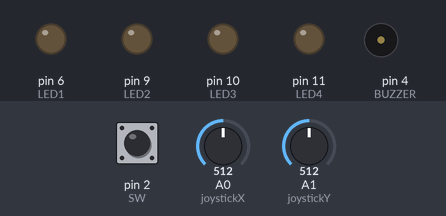
A sketch run on a simulated Arduino Uno, built with avr-gcc and run on an emulated ATmega328P. Shown: output pins drawn as LEDs (lit = HIGH), buzzer (waves = sounding). The test bench sets the inputs (shaded band); at power-on: pin 2 (SW) HIGH, A0 (joystickX) = 512, A1 (joystickY) = 512.

Above: at 1.2 s.
1.3 s: pin 2 (SW) pulled LOW for 1 s
At 2.7 s:
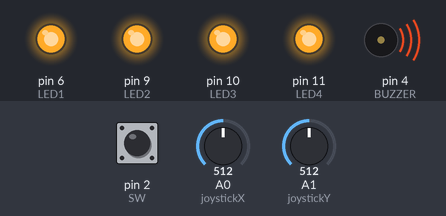
4.4 s: A0 (joystickX) set to 601
5.9 s: A0 (joystickX) set to 631
At 6.9 s:
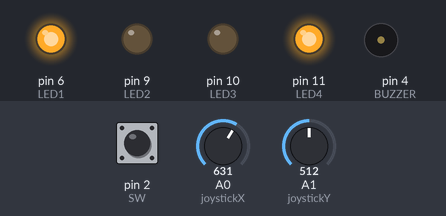
7.4 s: A1 (joystickY) set to 598
8.9 s: A1 (joystickY) set to 622
At 10.1 s:
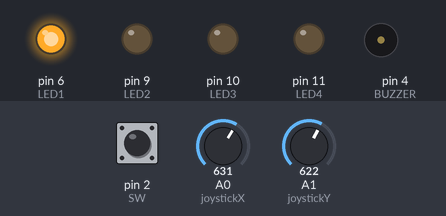
10.4 s: A0 (joystickX) set to 511
At 11.0 s:
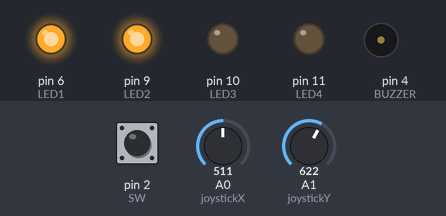
Timing chart, 0 to 12.9 s (numbered marks = the images above; inputs shaded):
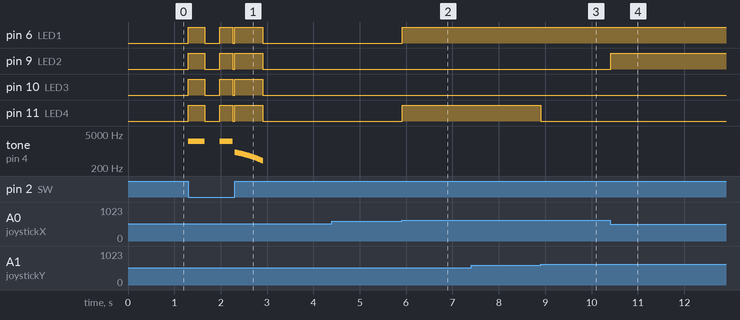

Measured:
- the behaviour switches between 612 and 613 on A0 (joystickX) (found by bisection; images 1 and 2)
- the behaviour switches between 612 and 613 on A1 (joystickY) (found by bisection; images 2 and 3)
- after the input at 1.3 s, pin 6 (LED1), pin 9 (LED2): goes HIGH 0.36 s, LOW 0.32 s, HIGH 0.28 s, LOW 0.04 s, HIGH 0.60 s, then LOW, starting at once
- after the input at 4.4 s, every drawn part: stays the same
- after the input at 5.9 s, pin 6 (LED1), pin 11 (LED4): LOW → HIGH at once
- after the input at 8.9 s, pin 11 (LED4): HIGH → LOW at once
- after the input at 10.4 s, pin 9 (LED2): LOW → HIGH at once

The sketch:

joystick_and_LEDs.ino
```cpp
#define LED1 6
#define LED2 9
#define LED3 10
#define LED4 11
#define joystickX A0
#define joystickY A1
#define joystick 7
#define SW 2
#define BUZZER 4
#define centerX 512
#define centerY 512
#define deadzone 100
#define startInterval 400
#define minInterval 30
#define speedUpTime 3000
#define beepFreq 2500
#define boomStartFreq 900
#define boomEndFreq 400
#define boomDuration 600
#define boomStepDelay 10

unsigned long pressStartTime = 0;
bool isPressing = false;
bool ledState = false;
unsigned long lastToggleTime = 0;

void setup() {
  pinMode(A0, INPUT_PULLUP);
  pinMode(A1, INPUT_PULLUP);
  pinMode(6, OUTPUT);
  pinMode(9, OUTPUT);
  pinMode(10, OUTPUT);
  pinMode(11, OUTPUT);
  pinMode(joystick, INPUT_PULLUP);
  pinMode(SW, INPUT_PULLUP);
  pinMode(BUZZER, OUTPUT);
  Serial.begin(9600);
}

void loop() {

  if (digitalRead(SW) == LOW) {
    if (!isPressing) {
      isPressing = true;
      pressStartTime = millis();
      lastToggleTime = millis();
      ledState = true;
      setAllLeds(HIGH);
      tone(BUZZER, beepFreq);
    }
    bombFlash();
    return;
  } else {
    if (isPressing) {
      isPressing = false;
      explode(); // boom sound + LEDs held on for the duration of the sound
      setAllLeds(LOW);
      noTone(BUZZER);
    }
  }

  int xVal = analogRead(joystickX);
  int yVal = analogRead(joystickY);


  int xOffset = map(xVal, 0, 1023, -centerX, centerX);
  int yOffset = map(yVal, 0, 1023, -centerY, centerY);

  bool right = xOffset > deadzone;
  bool left = xOffset < -deadzone;
  bool up = yOffset > deadzone;
  bool down = yOffset < -deadzone;

  digitalWrite(LED1, LOW);
  digitalWrite(LED2, LOW);
  digitalWrite(LED3, LOW);
  digitalWrite(LED4, LOW);

 if (right && up) {
  digitalWrite(LED1, HIGH);
} else if (left && up) {
  digitalWrite(LED2, HIGH);
} else if (left && down) {
  digitalWrite(LED3, HIGH);
} else if (right && down) {
  digitalWrite(LED4, HIGH);
} else if (left) {
  digitalWrite(LED2, HIGH);
  digitalWrite(LED3, HIGH);
} else if (down) {
  digitalWrite(LED3, HIGH);
  digitalWrite(LED4, HIGH);
} else if (right) {
  digitalWrite(LED1, HIGH);
  digitalWrite(LED4, HIGH);
} else if (up) {
  digitalWrite(LED1, HIGH);
  digitalWrite(LED2, HIGH);
}
  delay(20);
}

void bombFlash() {
  unsigned long heldTime = millis() - pressStartTime;
  float progress = (float)heldTime / (float)speedUpTime;
  if (progress > 1.0) progress = 1.0;
  unsigned long currentInterval = startInterval - (unsigned long)(progress * (startInterval - minInterval));

  if (millis() - lastToggleTime >= currentInterval) {
    lastToggleTime = millis();
    ledState = !ledState;
    setAllLeds(ledState ? HIGH : LOW);

    if (ledState) {
      tone(BUZZER, beepFreq);
    } else {
      noTone(BUZZER);
    }
  }
}

// Explosion effect: all LEDs snap on and stay solidly lit while a
// descending "boom" tone plays, then both cut off together at the end.
void explode() {
  setAllLeds(HIGH); // LEDs stay on for the entire boom

  int numSteps = boomDuration / boomStepDelay;
  for (int i = 0; i < numSteps; i++) {
    // Linearly interpolate frequency from boomStartFreq down to boomEndFreq
    float progress = (float)i / (float)(numSteps - 1);
    int currentFreq = boomStartFreq - (int)(progress * (boomStartFreq - boomEndFreq));

    tone(BUZZER, currentFreq);
    delay(boomStepDelay);
  }

  noTone(BUZZER);
  // setAllLeds(LOW) and noTone are also called right after this returns,
  // in the release-handling block in loop()
}

void setAllLeds(int state) {
  digitalWrite(LED1, state);
  digitalWrite(LED2, state);
  digitalWrite(LED3, state);
  digitalWrite(LED4, state);
}
```
